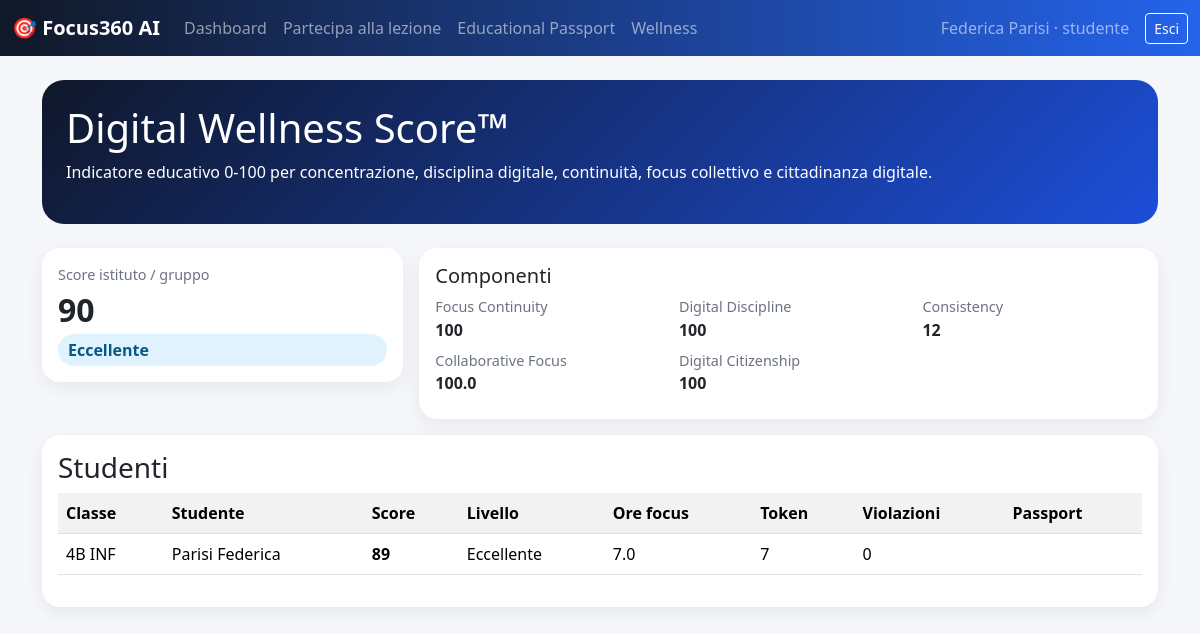
The page /wellness-score (signed in) on the database its author committed.
### app.py (models this page shows)
class User(db.Model):
    id = db.Column(db.Integer, primary_key=True)
    school_id = db.Column(db.Integer, db.ForeignKey('school.id'), nullable=True)
    parent_student_id = db.Column(db.Integer, nullable=True)
    role = db.Column(db.String(20), nullable=False)
    surname = db.Column(db.String(80))
    name = db.Column(db.String(80))
    email = db.Column(db.String(120), unique=True, nullable=False)
    phone = db.Column(db.String(60))
    password_hash = db.Column(db.String(255), nullable=False)
    discipline = db.Column(db.String(120))
    class_name = db.Column(db.String(60))
    birthdate = db.Column(db.String(20))
    active = db.Column(db.Boolean, default=True)
    temporary_password = db.Column(db.String(80))  # solo prototipo/demo: in produzione mostrarla una sola volta e poi cancellarla
    must_change_password = db.Column(db.Boolean, default=True)
    school = db.relationship('School', backref='users')

### app.py (the view)
@app.route('/wellness-score')
@login_required(['dirigente','docente','studente','genitore'])
@require_feature('wellbeing')
def wellness_score_page():
    me=current_user()
    if me.role=='studente':
        students=[me]
    elif me.role=='genitore':
        child=User.query.filter_by(email=me.email.replace('genitore.','',1)).first()
        students=[child] if child else []
    else:
        students=User.query.filter_by(school_id=me.school_id, role='studente').order_by(User.class_name, User.surname).all()
    rows=[]
    all_records=[]
    for st in students:
        records=FocusRecord.query.filter_by(student_id=st.id).all()
        surveys=WellbeingSurvey.query.filter_by(student_id=st.id).all()
        items=PortfolioItem.query.filter_by(student_id=st.id).all()
        w=digital_wellness_score(records, surveys, items)
        rows.append({'student':st,'wellness':w,'tokens':sum(r.tokens for r in records),'violations':sum(r.violations for r in records),'hours':round(sum(r.minutes_focus for r in records)/60,1)})
        all_records.extend(records)
    school_wellness=digital_wellness_score(all_records, WellbeingSurvey.query.filter_by(school_id=me.school_id).all() if me.school_id else [], PortfolioItem.query.filter_by(school_id=me.school_id).all() if me.school_id else [])
    return render_template('wellness_score.html', rows=rows, school_wellness=school_wellness)

### app.py (called while the page is built)
def current_user():
    uid = session.get('uid')
    return User.query.get(uid) if uid else None

@app.context_processor
def inject_user():
    return {'me': current_user(), 'plans': PLANS, 'APP_NAME': APP_NAME, 'plan_enabled': plan_enabled if 'plan_enabled' in globals() else None, 'today': date.today()}

def login_required(role=None):
    def deco(fn):
        @wraps(fn)
        def wrapper(*args, **kwargs):
            me=current_user()
            if not me: return redirect(url_for('login'))
            allowed = [role] if isinstance(role,str) else role
            if allowed and me.role not in allowed:
                flash('Accesso non autorizzato','danger'); return redirect(url_for('index'))
            return fn(*args, **kwargs)
        return wrapper
    return deco

def default_features_for_plan(plan):
    return set(PLANS.get(plan or 'BASE', PLANS['BASE']).get('features', []))

def enabled_features(school):
    if not school:
        return default_features_for_plan('BASE')
    base = default_features_for_plan(school.plan)
    extra = {x.strip() for x in (school.modules_enabled or '').split(',') if x.strip()}
    disabled = {x.strip() for x in (getattr(school, 'modules_disabled', '') or '').split(',') if x.strip()}
    return (base | extra) - disabled

def plan_enabled(school, feature):
    if feature == 'lockers' and school and not getattr(school, 'smart_locker_enabled', True):
        return False
    return feature in enabled_features(school)

def require_feature(feature):
    def deco(fn):
        @wraps(fn)
        def wrapper(*args, **kwargs):
            me = current_user()
            if me and me.school_id and not plan_enabled(me.school, feature):
                flash(f'Modulo non attivo per il piano {me.school.plan}. Contattare il SuperAdmin per abilitarlo.', 'warning')
                return redirect(url_for('index'))
            return fn(*args, **kwargs)
        return wrapper
    return deco

### templates/wellness_score.html
{% extends 'base.html' %}{% block content %}
<div class="hero p-4 mb-4"><h1>Digital Wellness Score™</h1><p>Indicatore educativo 0-100 per concentrazione, disciplina digitale, continuità, focus collettivo e cittadinanza digitale.</p></div>
<div class="row g-3 mb-3"><div class="col-md-4"><div class="card p-3"><div class="small-muted">Score istituto / gruppo</div><div class="kpi">{{school_wellness.score}}</div><span class="brand-badge">{{school_wellness.level}}</span></div></div><div class="col-md-8"><div class="card p-3"><h5>Componenti</h5><div class="row">{% for k,v in school_wellness.components.items() %}<div class="col-md-4 mb-2"><div class="small-muted">{{k.replace('_',' ')|title}}</div><b>{{v}}</b></div>{% endfor %}</div></div></div></div>
<div class="card p-3"><h3>Studenti</h3><table class="table table-striped"><tr><th>Classe</th><th>Studente</th><th>Score</th><th>Livello</th><th>Ore focus</th><th>Token</th><th>Violazioni</th><th>Passport</th></tr>{% for r in rows %}<tr><td>{{r.student.class_name}}</td><td>{{r.student.surname}} {{r.student.name}}</td><td><b>{{r.wellness.score}}</b></td><td>{{r.wellness.level}}</td><td>{{r.hours}}</td><td>{{r.tokens}}</td><td>{{r.violations}}</td><td>{% if me.role in ['dirigente','docente'] %}<a href="/passport/{{r.student.id}}">apri</a>{% endif %}</td></tr>{% endfor %}</table></div>
{% endblock %}

### templates/base.html (shortened to what this page needs)
<!doctype html><html lang="it"><head><meta charset="utf-8"><meta name="viewport" content="width=device-width, initial-scale=1"><title>{{ APP_NAME }}</title>
<link href="https://cdn.jsdelivr.net/npm/bootstrap@5.3.3/dist/css/bootstrap.min.css" rel="stylesheet"><script src="https://cdn.jsdelivr.net/npm/chart.js"></script>
</head>
<body><nav class="navbar navbar-expand-lg navbar-dark mb-4"><div class="container-fluid"><a class="navbar-brand fw-bold" href="/">🎯 {{ APP_NAME }}</a><div id="n" class="collapse navbar-collapse"><ul class="navbar-nav me-auto">{% if me %}<li class="nav-item"><a class="nav-link" href="/">Dashboard</a></li>{% if me.role == 'studente' %}<li class="nav-item"><a class="nav-link" href="/join-lesson">Partecipa alla lezione</a></li>{% endif %}{% if me.role in ['studente','genitore'] %}<li class="nav-item"><a class="nav-link" href="/passport">Educational Passport</a></li><li class="nav-item"><a class="nav-link" href="/wellness-score">Wellness</a></li>{% endif %}{% endif %}</ul>{% if me %}<span class="navbar-text me-3">{{ me.name }} {{ me.surname }} · {{ me.role }}</span><a class="btn btn-outline-light btn-sm" href="/logout">Esci</a>{% endif %}</div></div></nav>
<div class="container">{% block content %}{% endblock %}</div>
</body></html>

### templates/base.html (style rules this page uses)
body { background:#f5f7fb }
.navbar { background:linear-gradient(90deg,#111827,#2563eb) }
.card { border:0;border-radius:18px;box-shadow:0 6px 20px #0001 }
.brand-badge { background:#e0f2fe;color:#075985;border-radius:999px;padding:4px 10px;font-weight:700 }
.kpi { font-size:2rem;font-weight:800 }
.small-muted { font-size:.9rem;color:#6b7280 }
.hero { background:linear-gradient(135deg,#0f172a,#1d4ed8);color:white;border-radius:22px }
.table { background:white }

### rows shown on the page
User: name "Federica", surname "Parisi", role "studente", student.class_name "4B INF", student.surname "Parisi", student.name "Federica"

### other values the page prints
{{ APP_NAME }} "Focus360 AI"
{{ school_wellness.score }} "90"
{{ school_wellness.level }} "Eccellente"
{{ k.replace('_',' ')|title }} "Focus Continuity" "Digital Discipline" "Consistency" "Collaborative Focus" "Digital Citizenship"
{{ v }} "100" "100" "12" "100.0" "100"
{{ r.wellness.score }} "89"
{{ r.wellness.level }} "Eccellente"
{{ r.hours }} "7.0"
{{ r.tokens }} "7"
{{ r.violations }} "0"
